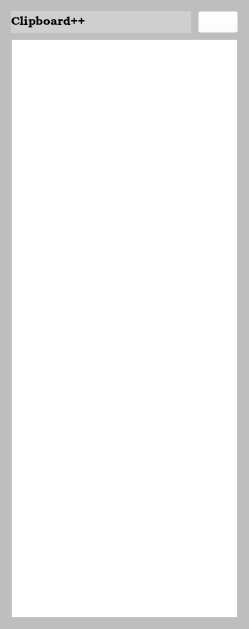
<?xml version="1.0" encoding="UTF-8"?>
<ui version="4.0">
 <class>MainWindow</class>
 <widget class="QMainWindow" name="MainWindow">
  <property name="geometry">
   <rect>
    <x>0</x>
    <y>0</y>
    <width>249</width>
    <height>629</height>
   </rect>
  </property>
  <property name="windowTitle">
   <string>QDock</string>
  </property>
  <property name="autoFillBackground">
   <bool>true</bool>
  </property>
  <property name="styleSheet">
   <string notr="true">background-color: rgba(189, 189, 189, 200);</string>
  </property>
  <widget class="QWidget" name="centralWidget">
   <layout class="QVBoxLayout" name="verticalLayout_2">
    <item>
     <layout class="QHBoxLayout" name="horizontalLayout" stretch="1,0">
      <property name="spacing">
       <number>7</number>
      </property>
      <item>
       <widget class="QLabel" name="label">
        <property name="font">
         <font>
          <family>Bookman Old Style</family>
         </font>
        </property>
        <property name="styleSheet">
         <string notr="true">background-color: rgb(207, 207, 207);</string>
        </property>
        <property name="text">
         <string>Clipboard++</string>
        </property>
        <property name="margin">
         <number>5</number>
        </property>
       </widget>
      </item>
      <item>
       <widget class="QPushButton" name="pushButton">
        <property name="styleSheet">
         <string notr="true">background-color: rgba(255, 255, 255, 0);</string>
        </property>
        <property name="text">
         <string/>
        </property>
        <property name="icon">
         <iconset resource="resource.qrc">
          <normaloff>:/icons/resource/option_arrow.png</normaloff>:/icons/resource/option_arrow.png</iconset>
        </property>
       </widget>
      </item>
     </layout>
    </item>
    <item>
     <widget class="QListWidget" name="listWidget">
      <property name="styleSheet">
       <string notr="true">background-color: rgb(255, 255, 255);</string>
      </property>
     </widget>
    </item>
   </layout>
  </widget>
 </widget>
 <layoutdefault spacing="6" margin="11"/>
 <resources>
  <include location="resource.qrc"/>
 </resources>
 <connections/>
</ui>
